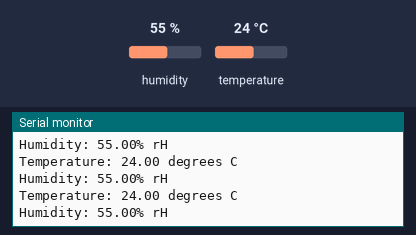
A sketch run on a simulated Arduino Uno, built with avr-gcc and run on an emulated ATmega328P. Parts: the last lines printed to the serial monitor. The test bench sets the inputs (shaded band); at power-on: humidity 55 %, temperature 24 °C.

Above: at 1.4 s.
1.5 s: humidity set to 22 %
At 2.3 s:
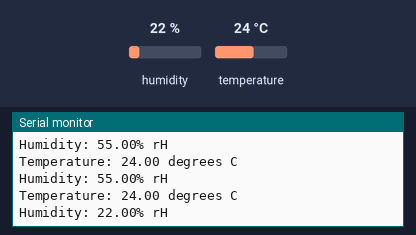
3.0 s: temperature set to 12 °C
At 3.4 s:
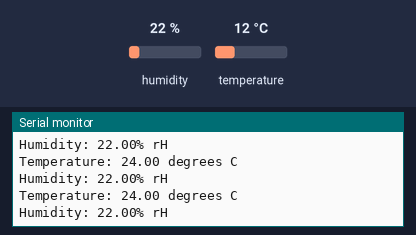
4.5 s: humidity set to 40 %
At 5.1 s:
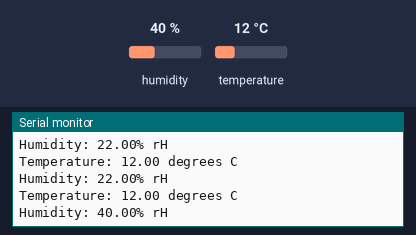
Timing chart, 0 to 7.5 s (numbered marks = the images above; inputs shaded):
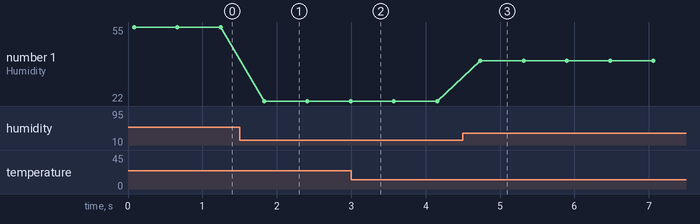

Measured:
- after the input at 1.5 s, the serial monitor: prints a new line after 0.33 s (image 1)
- after the input at 4.5 s, the serial monitor: prints a new line after 0.24 s (image 3)
- plotted number 1: 55 → 22 after the input at 1.5 s, 22 → 40 after the input at 4.5 s

The sketch:

adafruit_aht_test.ino
```cpp
#include <Adafruit_AHTX0.h>
#define PIN_I2C_SDA         (4u)
#define PIN_I2C_SCL         (5u)

TwoWire *Wirep;
Adafruit_AHTX0 aht;


void setup() {
  Serial.begin(115200);
  Serial.println("Adafruit AHT10/AHT20 demo!");
  Wirep = &Wire;
  Wirep->setSDA(PIN_I2C_SDA);
  Wirep->setSCL(PIN_I2C_SCL);
  if (! aht.begin(Wirep)) {
    Serial.println("Could not find AHT? Check wiring");
    while (1) delay(10);
  }
  Serial.println("AHT10 or AHT20 found");
}

void loop() {
  sensors_event_t humidity, temp;
  aht.getEvent(&humidity, &temp);// populate temp and humidity objects with fresh data
  Serial.print("Temperature: "); Serial.print(temp.temperature); Serial.println(" degrees C");
  Serial.print("Humidity: "); Serial.print(humidity.relative_humidity); Serial.println("% rH");

  delay(500);
}
```
